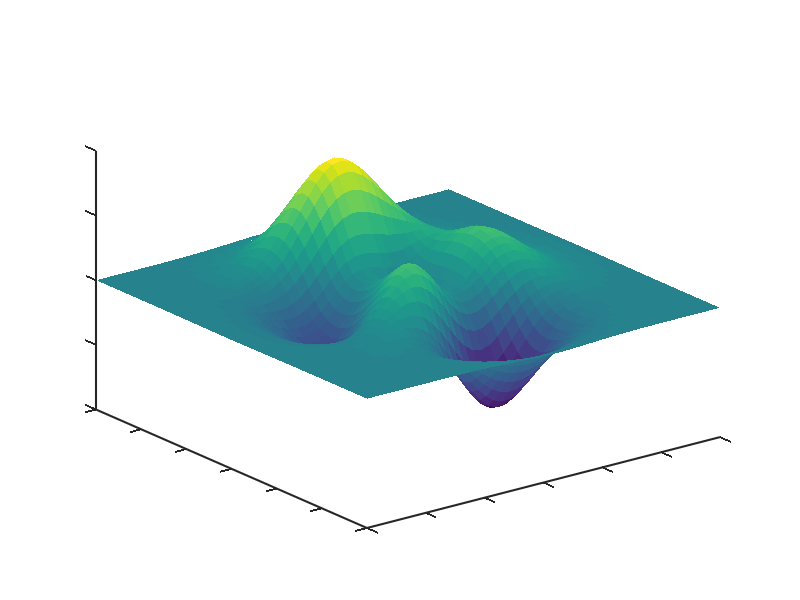

Write MATLAB code to recreate this figure. (Note: this script raises an error after producing the figure.)
%=============================================================================
% Copyright (c) 2016-present Allan CORNET (Nelson)
%=============================================================================
% This file is part of Nelson.
%=============================================================================
% LICENCE_BLOCK_BEGIN
% SPDX-License-Identifier: LGPL-3.0-or-later
% LICENCE_BLOCK_END
%=============================================================================
% <--WEIGHT 4-->
% <--ADV-CLI MODE-->
%=============================================================================
close all
%=============================================================================
f = figure('Visible', 'off', 'InnerPosition', [100 100 420 320], 'Color', [1 1 1]);
ax = axes('Parent', f, 'Position', [0.12 0.12 0.78 0.78]);
[X, Y, Z] = peaks(45);
surf(ax, X, Y, Z, 'EdgeColor', 'none');
set(ax, 'Box', 'off', 'XGrid', 'off', 'YGrid', 'off', 'ZGrid', 'off', ...
  'XTickLabel', {}, 'YTickLabel', {}, 'ZTickLabel', {}, 'LineWidth', 1.5);
view(ax, [-37.5 30]);
drawnow();
boxOffFrame = getframe(f).cdata;
ax.Box = 'on';
drawnow();
boxOnFrame = getframe(f).cdata;

surfaceRows = 85:235;
surfaceColumns = 95:330;
boxOffCrop = boxOffFrame(surfaceRows, surfaceColumns, :);
boxOnCrop = boxOnFrame(surfaceRows, surfaceColumns, :);
addedDarkPixels = dark_pixel_mask(boxOnCrop) & ~dark_pixel_mask(boxOffCrop);

asserts.istrue(nnz(dark_pixel_mask(boxOnFrame) & ~dark_pixel_mask(boxOffFrame)) > 50);
asserts.istrue(nnz(addedDarkPixels) / numel(addedDarkPixels) < 0.015);
close(f);
%=============================================================================
function mask = dark_pixel_mask(frame)
  mask = frame(:, :, 1) < 45 & frame(:, :, 2) < 45 & frame(:, :, 3) < 45;
end
%=============================================================================
